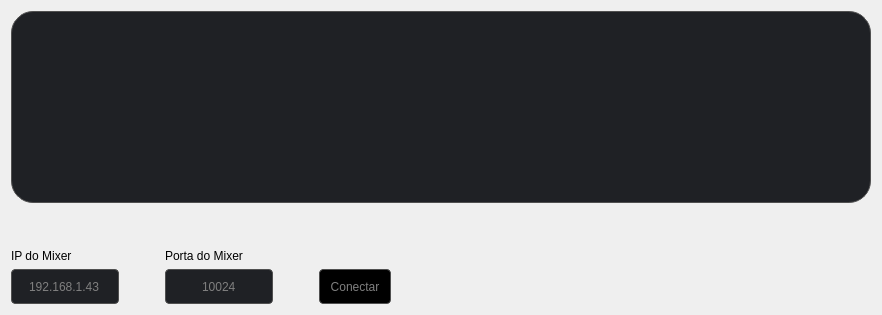
                  <widget class="QWidget" name="tabLogs">
                   <attribute name="title">
                    <string>Logs</string>
                   </attribute>
                   <layout class="QGridLayout" name="gridLayout_67">
                    <item row="2" column="0">
                     <layout class="QGridLayout" name="gridLayout_32">
                      <item row="2" column="7">
                       <spacer name="horizontalSpacer_102">
                        <property name="orientation">
                         <enum>Qt::Orientation::Horizontal</enum>
                        </property>
                        <property name="sizeHint" stdset="0">
                         <size>
                          <width>40</width>
                          <height>20</height>
                         </size>
                        </property>
                       </spacer>
                      </item>
                      <item row="2" column="13">
                       <spacer name="horizontalSpacer_44">
                        <property name="orientation">
                         <enum>Qt::Orientation::Horizontal</enum>
                        </property>
                        <property name="sizeHint" stdset="0">
                         <size>
                          <width>40</width>
                          <height>20</height>
                         </size>
                        </property>
                       </spacer>
                      </item>
                      <item row="2" column="16">
                       <spacer name="horizontalSpacer_94">
                        <property name="orientation">
                         <enum>Qt::Orientation::Horizontal</enum>
                        </property>
                        <property name="sizeHint" stdset="0">
                         <size>
                          <width>40</width>
                          <height>20</height>
                         </size>
                        </property>
                       </spacer>
                      </item>
                      <item row="2" column="10">
                       <spacer name="horizontalSpacer_97">
                        <property name="orientation">
                         <enum>Qt::Orientation::Horizontal</enum>
                        </property>
                        <property name="sizeHint" stdset="0">
                         <size>
                          <width>40</width>
                          <height>20</height>
                         </size>
                        </property>
                       </spacer>
                      </item>
                      <item row="2" column="5">
                       <widget class="QPushButton" name="pbConnect">
                        <property name="minimumSize">
                         <size>
                          <width>72</width>
                          <height>35</height>
                         </size>
                        </property>
                        <property name="maximumSize">
                         <size>
                          <width>100</width>
                          <height>16777215</height>
                         </size>
                        </property>
                        <property name="styleSheet">
                         <string notr="true">QPushButton {
    background-color: black;
    color: gray;
    border: 1px solid rgb(80,80,80);      /* opcional: força borda */
   border-radius: 4px;   /* quanto maior o número, mais arredondado */

}

QPushButton:pressed {
    background-color: #00ff00;    /* verde escuro ao pressionar (opcional) */
}

QPushButton:checked {
background-color: #00d619;
  border: 3px solid #00ff1e;
color: white;
}
</string>
                        </property>
                        <property name="text">
                         <string>Conectar</string>
                        </property>
                       </widget>
                      </item>
                      <item row="0" column="0">
                       <widget class="QLabel" name="label_10">
                        <property name="text">
                         <string>IP do Mixer</string>
                        </property>
                       </widget>
                      </item>
                      <item row="2" column="3">
                       <spacer name="horizontalSpacer_86">
                        <property name="orientation">
                         <enum>Qt::Orientation::Horizontal</enum>
                        </property>
                        <property name="sizeHint" stdset="0">
                         <size>
                          <width>40</width>
                          <height>20</height>
                         </size>
                        </property>
                       </spacer>
                      </item>
                      <item row="2" column="9">
                       <spacer name="horizontalSpacer_100">
                        <property name="orientation">
                         <enum>Qt::Orientation::Horizontal</enum>
                        </property>
                        <property name="sizeHint" stdset="0">
                         <size>
                          <width>40</width>
                          <height>20</height>
                         </size>
                        </property>
                       </spacer>
                      </item>
                      <item row="2" column="15">
                       <spacer name="horizontalSpacer_99">
                        <property name="orientation">
                         <enum>Qt::Orientation::Horizontal</enum>
                        </property>
                        <property name="sizeHint" stdset="0">
                         <size>
                          <width>40</width>
                          <height>20</height>
                         </size>
                        </property>
                       </spacer>
                      </item>
                      <item row="2" column="1">
                       <spacer name="horizontalSpacer_85">
                        <property name="orientation">
                         <enum>Qt::Orientation::Horizontal</enum>
                        </property>
                        <property name="sizeHint" stdset="0">
                         <size>
                          <width>40</width>
                          <height>20</height>
                         </size>
                        </property>
                       </spacer>
                      </item>
                      <item row="2" column="8">
                       <spacer name="horizontalSpacer_101">
                        <property name="orientation">
                         <enum>Qt::Orientation::Horizontal</enum>
                        </property>
                        <property name="sizeHint" stdset="0">
                         <size>
                          <width>40</width>
                          <height>20</height>
                         </size>
                        </property>
                       </spacer>
                      </item>
                      <item row="2" column="17">
                       <spacer name="horizontalSpacer_82">
                        <property name="orientation">
                         <enum>Qt::Orientation::Horizontal</enum>
                        </property>
                        <property name="sizeHint" stdset="0">
                         <size>
                          <width>40</width>
                          <height>20</height>
                         </size>
                        </property>
                       </spacer>
                      </item>
                      <item row="2" column="11">
                       <spacer name="horizontalSpacer_96">
                        <property name="orientation">
                         <enum>Qt::Orientation::Horizontal</enum>
                        </property>
                        <property name="sizeHint" stdset="0">
                         <size>
                          <width>40</width>
                          <height>20</height>
                         </size>
                        </property>
                       </spacer>
                      </item>
                      <item row="0" column="2">
                       <widget class="QLabel" name="label_11">
                        <property name="text">
                         <string>Porta do Mixer</string>
                        </property>
                       </widget>
                      </item>
                      <item row="2" column="0">
                       <widget class="QLineEdit" name="lineEditIP">
                        <property name="minimumSize">
                         <size>
                          <width>0</width>
                          <height>35</height>
                         </size>
                        </property>
                        <property name="maximumSize">
                         <size>
                          <width>150</width>
                          <height>16777215</height>
                         </size>
                        </property>
                        <property name="styleSheet">
                         <string notr="true">  border: 1px solid rgb(80,80,80);
  border-radius: 4px;
  background: #1f2125;
color: gray;
</string>
                        </property>
                        <property name="text">
                         <string>192.168.1.43</string>
                        </property>
                        <property name="maxLength">
                         <number>16</number>
                        </property>
                        <property name="alignment">
                         <set>Qt::AlignmentFlag::AlignCenter</set>
                        </property>
                       </widget>
                      </item>
                      <item row="2" column="12">
                       <spacer name="horizontalSpacer_95">
                        <property name="orientation">
                         <enum>Qt::Orientation::Horizontal</enum>
                        </property>
                        <property name="sizeHint" stdset="0">
                         <size>
                          <width>40</width>
                          <height>20</height>
                         </size>
                        </property>
                       </spacer>
                      </item>
                      <item row="2" column="14">
                       <spacer name="horizontalSpacer_98">
                        <property name="orientation">
                         <enum>Qt::Orientation::Horizontal</enum>
                        </property>
                        <property name="sizeHint" stdset="0">
                         <size>
                          <width>40</width>
                          <height>20</height>
                         </size>
                        </property>
                       </spacer>
                      </item>
                      <item row="2" column="2">
                       <widget class="QLineEdit" name="lineEditPort">
                        <property name="minimumSize">
                         <size>
                          <width>0</width>
                          <height>35</height>
                         </size>
                        </property>
                        <property name="maximumSize">
                         <size>
                          <width>150</width>
                          <height>16777215</height>
                         </size>
                        </property>
                        <property name="styleSheet">
                         <string notr="true">  border: 1px solid rgb(80,80,80);
  border-radius: 4px;
  background: #1f2125;
color: gray;
</string>
                        </property>
                        <property name="text">
                         <string>10024</string>
                        </property>
                        <property name="maxLength">
                         <number>16</number>
                        </property>
                        <property name="alignment">
                         <set>Qt::AlignmentFlag::AlignCenter</set>
                        </property>
                       </widget>
                      </item>
                      <item row="2" column="6">
                       <spacer name="horizontalSpacer_103">
                        <property name="orientation">
                         <enum>Qt::Orientation::Horizontal</enum>
                        </property>
                        <property name="sizeHint" stdset="0">
                         <size>
                          <width>40</width>
                          <height>20</height>
                         </size>
                        </property>
                       </spacer>
                      </item>
                     </layout>
                    </item>
                    <item row="0" column="0">
                     <widget class="QTextEdit" name="textEdit">
                      <property name="styleSheet">
                       <string notr="true">background-color: #1f2125;
border-radius: 22px;
border: 1px solid rgb(80, 80, 80);  ;</string>
                      </property>
                      <property name="readOnly">
                       <bool>true</bool>
                      </property>
                     </widget>
                    </item>
                    <item row="1" column="0">
                     <spacer name="verticalSpacer_11">
                      <property name="orientation">
                       <enum>Qt::Orientation::Vertical</enum>
                      </property>
                      <property name="sizeHint" stdset="0">
                       <size>
                        <width>20</width>
                        <height>40</height>
                       </size>
                      </property>
                     </spacer>
                    </item>
                   </layout>
                  </widget>
